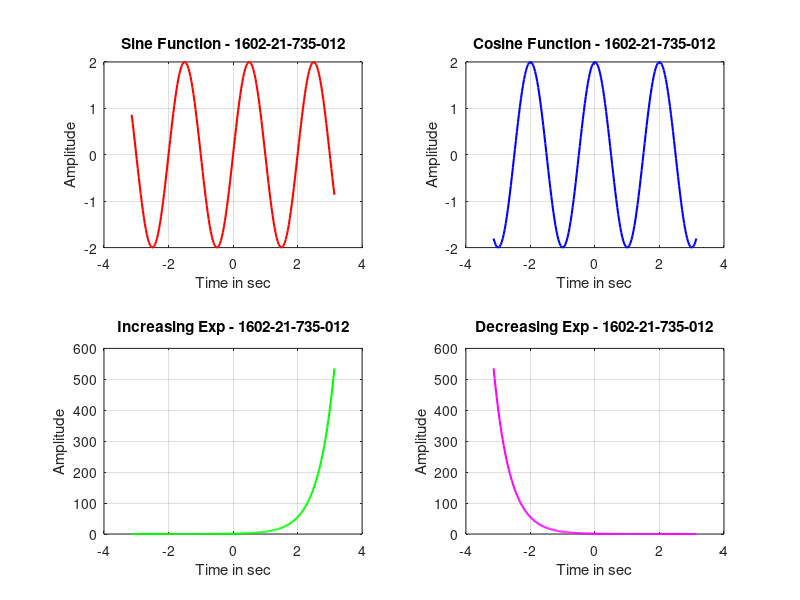

The MATLAB script that drew this image:
clc;clear;close all;

tmin=-pi;
tmax=pi;
dt=pi/100;
t=tmin:dt:tmax;
x1=1;
x2=0;
A=2;
f=0.5;

subplot(2,2,1);
xt1=A*sin(2*pi*f*t);
plot(t,xt1,'r','linewidth',1.5);
xlabel('Time in sec');
ylabel('Amplitude');
title('Sine Function - 1602-21-735-012');
grid on;

subplot(2,2,2);
xt2=A*cos(2*pi*f*t);
plot(t,xt2,'b','linewidth',1.5);
xlabel('Time in sec');
ylabel('Amplitude');
title('Cosine Function - 1602-21-735-012');
grid on;

a=2;
subplot(2,2,3);
xt3=exp(a.*(t));
plot(t,xt3,'g','linewidth',1.5);
xlabel('Time in sec');
ylabel('Amplitude');
title('Increasing Exp - 1602-21-735-012');
grid on;

subplot(2,2,4);
xt4=exp(-a.*(t));
plot(t,xt4,'m','linewidth',1.5);
xlabel('Time in sec');
ylabel('Amplitude');
title('Decreasing Exp - 1602-21-735-012');
grid on;